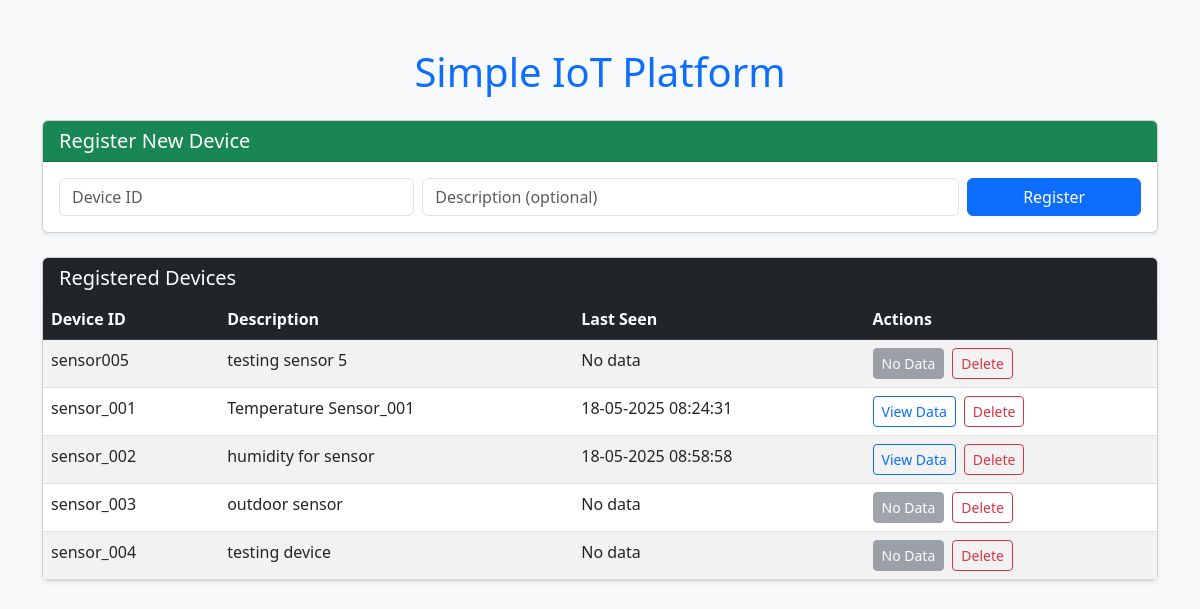
Before: / with the older database file.
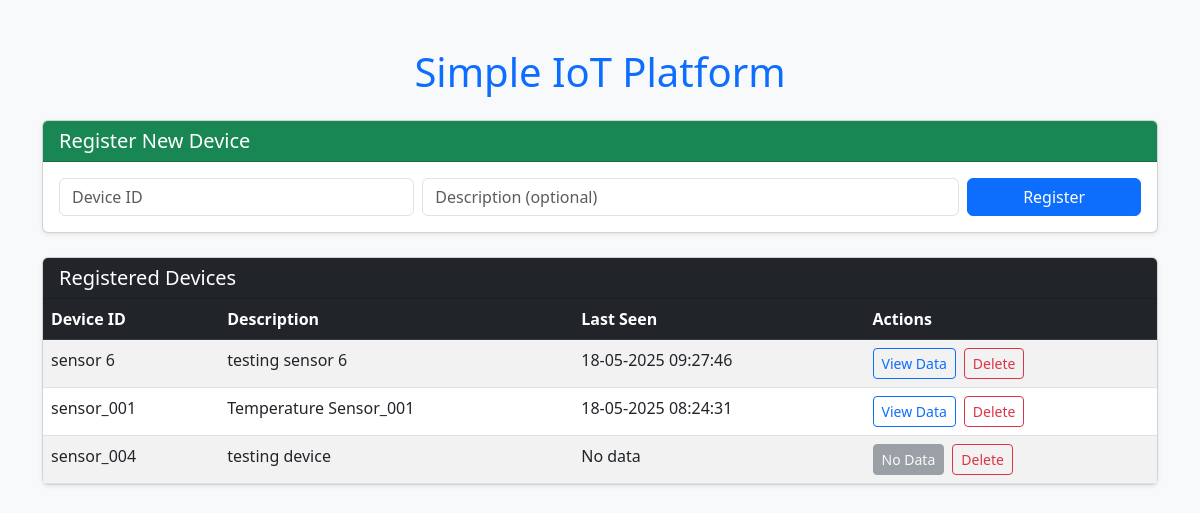
After: the same page with the newer database file.
### main.py (models this page shows)
class Device(db.Model):
    device_id = db.Column(db.String(50), unique=True, nullable=False, primary_key=True)
    description = db.Column(db.String(200), nullable=True)
    sensordatas = db.relationship('SensorData', back_populates="device")

class SensorData(db.Model):
    id = db.Column(db.Integer, primary_key=True)
    device_id = db.Column(db.ForeignKey('device.device_id'), nullable=False)
    data = db.Column(db.Text, nullable=False)
    timestamp = db.Column(db.DateTime, nullable=False, default=datetime.utcnow)
    device = db.relationship('Device', back_populates="sensordatas")

### main.py (the view)
@app.route('/')
def test():
    devices = Device.query.order_by(Device.device_id).all()
    return render_template('index.html', devices=devices, parse_time=parse_time)

### main.py (called while the page is built)
def parse_time(time):
    return time.strftime('%d-%m-%Y %H:%M:%S')

### templates/index.html (shortened to what this page needs)
<!DOCTYPE html>
<html lang="en">
<head>
    <link href="https://cdn.jsdelivr.net/npm/bootstrap@5.3.0/dist/css/bootstrap.min.css" rel="stylesheet">
</head>
<body class="bg-light">
    <div class="container py-5">
        <h1 class="mb-4 text-center text-primary">Simple IoT Platform</h1>
        <div class="card mb-4 shadow-sm">
            <div class="card-header bg-success text-white">
                <h5 class="mb-0">Register New Device</h5>
            </div>
            <div class="card-body">
                <form method="POST" action="{{ url_for('register_device_ui') }}">
                    <div class="row g-2 align-items-center">
                        <div class="col-md-4">
                            <input type="text" class="form-control" name="device_id" placeholder="Device ID" required>
                        </div>
                        <div class="col-md-6">
                            <input type="text" class="form-control" name="description" placeholder="Description (optional)">
                        </div>
                        <div class="col-md-2">
                            <button type="submit" class="btn btn-primary w-100">Register</button>
                        </div>
                    </div>
                </form>
            </div>
        </div>
        <div class="card shadow-sm">
            <div class="card-header bg-dark text-white">
                <h5 class="mb-0">Registered Devices</h5>
            </div>
            <div class="card-body p-0">
                <table class="table table-striped table-hover mb-0">
                    <thead class="table-dark">
                        <tr>
                            <th scope="col">Device ID</th>
                            <th scope="col">Description</th>
                            <th scope="col">Last Seen</th>
                            <th scope="col">Actions</th>
                        </tr>
                    </thead>
                    <tbody>
                    {% for device in devices %}
                        <tr>
                            <td>{{ device.device_id }}</td>
                            <td>{{ device.description or 'N/A' }}</td>
                            <td>
                                {% if device.sensordatas %}
                                    {{ parse_time(device.sensordatas[0].timestamp) }}
                                {% else %}
                                    No data
                                {% endif %}
                            </td>
                            <td>
                                <div class="d-flex gap-2">
                                    {% if device.sensordatas %}
                                        <a href="{{ url_for('device', device_id=device.device_id) }}" class="btn btn-sm btn-outline-primary">View Data</a>
                                    {% else %}
                                        <button class="btn btn-sm btn-secondary" disabled>No Data</button>
                                    {% endif %}
                                    <form method="POST" action="{{ url_for('delete_device', device_id=device.device_id) }}" onsubmit="return confirm('Are you sure you want to delete this device?');">
                                        <button type="submit" class="btn btn-sm btn-outline-danger">Delete</button>
                                    </form>
                                </div>
                            </td>
                        </tr>
                    {% endfor %}
                    </tbody>
                </table>
            </div>
        </div>
    </div>
</body>
</html>

Changed rows visible on the page:
removed Device: device_id "sensor005", description "testing sensor 5", shows "No data", shows "No Data"
removed Device: device_id "sensor_002", description "humidity for sensor", {{ parse_time(device.sensordatas[0].timestamp) }} "18-05-2025 08:58:58"
removed Device: device_id "sensor_003", description "outdoor sensor", shows "No data", shows "No Data"
added Device: device_id "sensor 6", description "testing sensor 6", {{ parse_time(device.sensordatas[0].timestamp) }} "18-05-2025 09:27:46"
